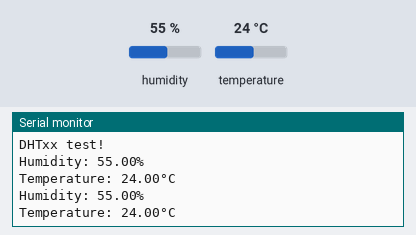
A sketch run on a simulated Arduino Uno, built with avr-gcc and run on an emulated ATmega328P. Parts: the last lines printed to the serial monitor. The inputs (shaded band) are chosen by the test bench; at power-on: humidity 55 %, temperature 24 °C.

Above: at 4.8 s.
4.9 s: humidity set to 22 %
At 6.8 s:
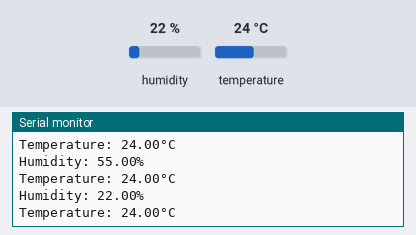
7.9 s: temperature set to 12 °C
At 8.5 s:
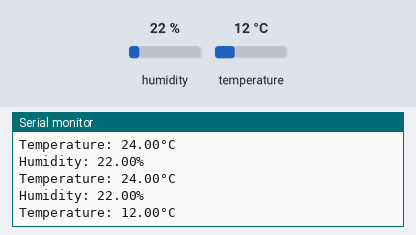
10.9 s: humidity set to 40 %
At 13.2 s:
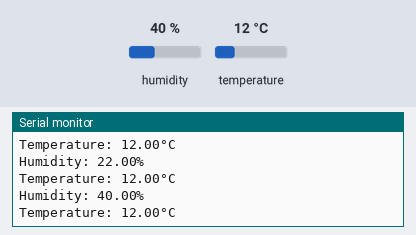
Timing chart, 0 to 14.7 s (numbered marks = the images above; inputs shaded):
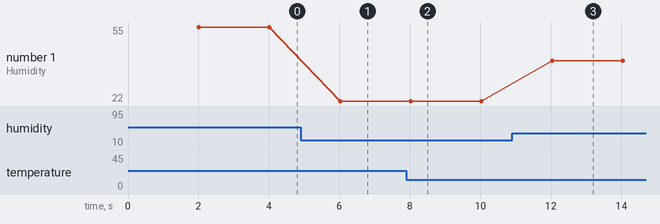

Measured:
- after the input at 4.9 s, the serial monitor: prints a new line after 1.1 s (image 1)
- after the input at 7.9 s, the serial monitor: prints a new line after 0.14 s (image 2)
- after the input at 10.9 s, the serial monitor: prints a new line after 1.1 s (image 3)
- plotted number 1: 55 → 22 after the input at 4.9 s, 22 → 40 after the input at 10.9 s

The sketch:

DHT22.ino
```cpp
#include "DHT.h"

#define DHTPIN 14    // Digital pin connected to the DHT sensor


// Uncomment whatever type you're using!
//#define DHTTYPE DHT11   // DHT 11
#define DHTTYPE DHT22   // DHT 22  (AM2302), AM2321
//#define DHTTYPE DHT21   // DHT 21 (AM2301)


// Initialize DHT sensor.
DHT dht(DHTPIN, DHTTYPE);

void setup() {
  Serial.begin(9600);
  Serial.println(F("DHTxx test!"));

  dht.begin();
}

void loop() {
  // Wait a few seconds between measurements.
  delay(2000);

  float h = dht.readHumidity();

  float t = dht.readTemperature();

  Serial.print("Humidity: ");
  Serial.print(h);
  Serial.println("%");
  Serial.print("Temperature: ");
  Serial.print(t);
  Serial.println(F("°C"));

}
```
